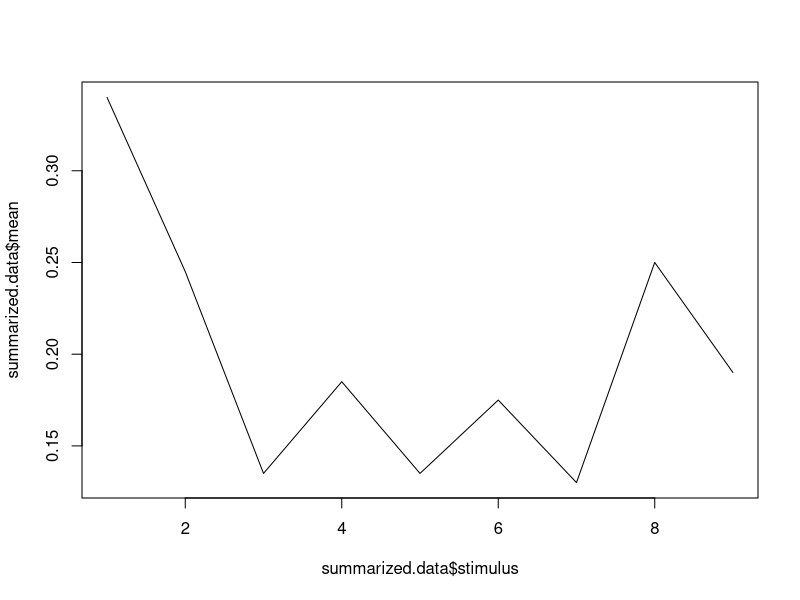

R code for this plot:
#### Setting up the data ####
# This section of the code will create a data frame that describes
# each trial in the experiment. The data frame will have two columns:
#
# stimulus - The ordinal value of the stimulus on the current trial
# last.stimulus - The ordinal value of the stimulus on the last trial
#
# The order of trials is generated in a way that avoids repeats of the
# same stimulus on neighboring trials.

# Parameters to control trial generation
n.trials <- 200 # How many trials for each stimulus?
n.stimuli <- 9 # How many different stimuli?

# Create a random order of trials, with no neighboring repeats.
trials <- sample(1:n.stimuli)
for(i in 2:n.trials){
  next.order <- sample(1:n.stimuli)
  while(next.order[1] == trials[length(trials)]){
    next.order <- sample(1:n.stimuli)
  }
  trials <- c(trials, next.order)
}

# Create the array that describes the value of the last trial
# Use NA for the first trial, to represent no previous information.
last.trial <- c(NA, trials[1:(length(trials)-1)])

# Create the data frame
trial.data <- data.frame(stimulus=trials, last.stimulus=last.trial)

#### Model of responses ####

# Your work starts here. Implement the model described in the readme
# file. You should add a new column to trial.data that indicates whether the
# model guessed correctly (TRUE) or incorrectly (FALSE).

# You may want to start by adding a column to indicate what stimulus the model
# guessed. Then you can create a fourth column to indicate whether the guess
# was correct.
trial.data$guess <- mapply(function(last, current){
    if(is.na(last)){  #I didn't know how to check for NA so I defined the NA in
      return(sample(1:n.stimuli, 1)) # the first trial to be 0
    }
    else if (last < current){
      low <- last + 1                    #I didn't know how to efficiently define the boundaries
      high <- n.stimuli                 #that I wanted to guess between.
    }else{                         
      low <- 1 
      high <- last - 1
       #guess a number lower than the last one.
    }
  guess <- sample(low:high, size = 1)  # define a guess based on knowledge about previous and current trials
    return(guess) #return the output of my guessing model.
  }, trial.data$last.stimulus, trial.data$stimulus)


trial.data$correct <- trial.data$stimulus == trial.data$guess #determines whether stimulus matches guess


# Don't forget about the better.sample function that you wrote in the tutorial file!


#### Aggregate the data ####

# Now that you have a model that can generate a response for every trial, you need
# to group the data and find the proportion of trials that the model answered correctly
# for each value of the stimulus column. Then you can compare the data your model generated
# to the data generated in the Neath and Brown experiment.

# This is where you will need to use the dplyr summarize function. Generate a new data frame
# that has the proportion of correct responses for each value of stimulus. (Note that the proportion
# correct is equivalent to taking the mean of the correct column if you code incorrect responses as 0
# and correct responses as 1).

library(dplyr)
summarized.data <- trial.data %>% group_by(stimulus) %>% summarize(mean = mean(correct)) #I didn't know how to use this pipleline efficiently.

#ones<-(trial.data %>% filter(stimulus == 1) %>% filter(correct == TRUE))
#ones1<-(trial.data %>% filter(stimulus == 1) %>% filter(correct == FALSE))
#twos<-(trial.data %>% filter(stimulus == 2) %>% filter(correct == TRUE))
#twos1<-(trial.data %>% filter(stimulus == 2) %>% filter(correct == FALSE))
#threes<-(trial.data %>% filter(stimulus == 3) %>% filter(correct == TRUE))
#threes1<-(trial.data %>% filter(stimulus == 3) %>% filter(correct == FALSE))
#fours<-(trial.data %>% filter(stimulus == 4) %>% filter(correct == TRUE))
#fours1<-(trial.data %>% filter(stimulus == 4) %>% filter(correct == FALSE))
#fives<-(trial.data %>% filter(stimulus == 5) %>% filter(correct == TRUE))
#fives1<-(trial.data %>% filter(stimulus == 5) %>% filter(correct == FALSE))
#sixes<-(trial.data %>% filter(stimulus == 6) %>% filter(correct == TRUE))
#sixes1<-(trial.data %>% filter(stimulus == 6) %>% filter(correct == FALSE))
#sevens<-(trial.data %>% filter(stimulus == 7) %>% filter(correct == TRUE))
#sevens1<-(trial.data %>% filter(stimulus == 7) %>% filter(correct == FALSE))
#eights<-(trial.data %>% filter(stimulus == 8) %>% filter(correct == TRUE))
#eights1<-(trial.data %>% filter(stimulus == 8) %>% filter(correct == FALSE))
#nines<-(trial.data %>% filter(stimulus == 9) %>% filter(correct == TRUE))
#nines1<-(trial.data %>% filter(stimulus == 9) %>% filter(correct == FALSE))

#on<-length(ones$stimulus)/length(ones1$stimulus)
#tw<-length(twos$stimulus)/length(twos1$stimulus)
#th<-length(threes$stimulus)/length(threes1$stimulus)
#fo<-length(fours$stimulus)/length(fours1$stimulus)
#fi<-length(fives$stimulus)/length(fives1$stimulus)
#si<-length(sixes$stimulus)/length(sixes1$stimulus)
#se<-length(sevens$stimulus)/length(sevens1$stimulus)
#ei<-length(eights$stimulus)/length(eights1$stimulus)
#ni<-length(nines$stimulus)/length(nines1$stimulus)

#### Plot the results ####

# Plot the curve with stimulus on the X axis and proportion of correct
# responses on the Y axis.

# Remeber that you can extract a column of data with the $ operator, so something like:
# plot(data$stimulus, data$proportion.correct) should get you close to where you want to be.
plot(summarized.data$stimulus, summarized.data$mean, type="l")

#wt =c(1,2,3,4,5,6,7,8,9)
#mpg=c(on,tw,th,fo,fi,si,se,ei,ni)
#plot(wt, mpg, main="Scatterplot", 
    # xlab="Stimulus ", ylab="Percent Correct", pch=19)


#### Short answer questions (reply using a comment below each number)

# 1. Why does the model's output change slightly each time you run it?
      #because it is based on random guesses...
# 2. Try increasing and decreasing the number of trials per stimulus. How does
#    this affect the stability of the model's predictions from run to run?
#    Explain why this happens.
        #The model will approach the limit of chance becoming more parabolic.
        #This follows the rules of long term means.
# 3. Explain why the stimuli at the ends have a higher proportion correct than
#    those in the middle under this model.
         # Because there is a larger range to guess from, 
        # there is a greater chance of being inaccurate
# 4. Compare the model's accuracy to the data from Neath and Brown (2005). What
#    is the major difference? What does this suggest about the guessing model?
      #The overall model is less accurate than the actual experimental data, which
      # suggests that participants weren't guessing soley based on chance.

# I think I deserve an A- on this because I implemented a model that was close to working,
# it just had a few kinks and was more inefficient than your model.
